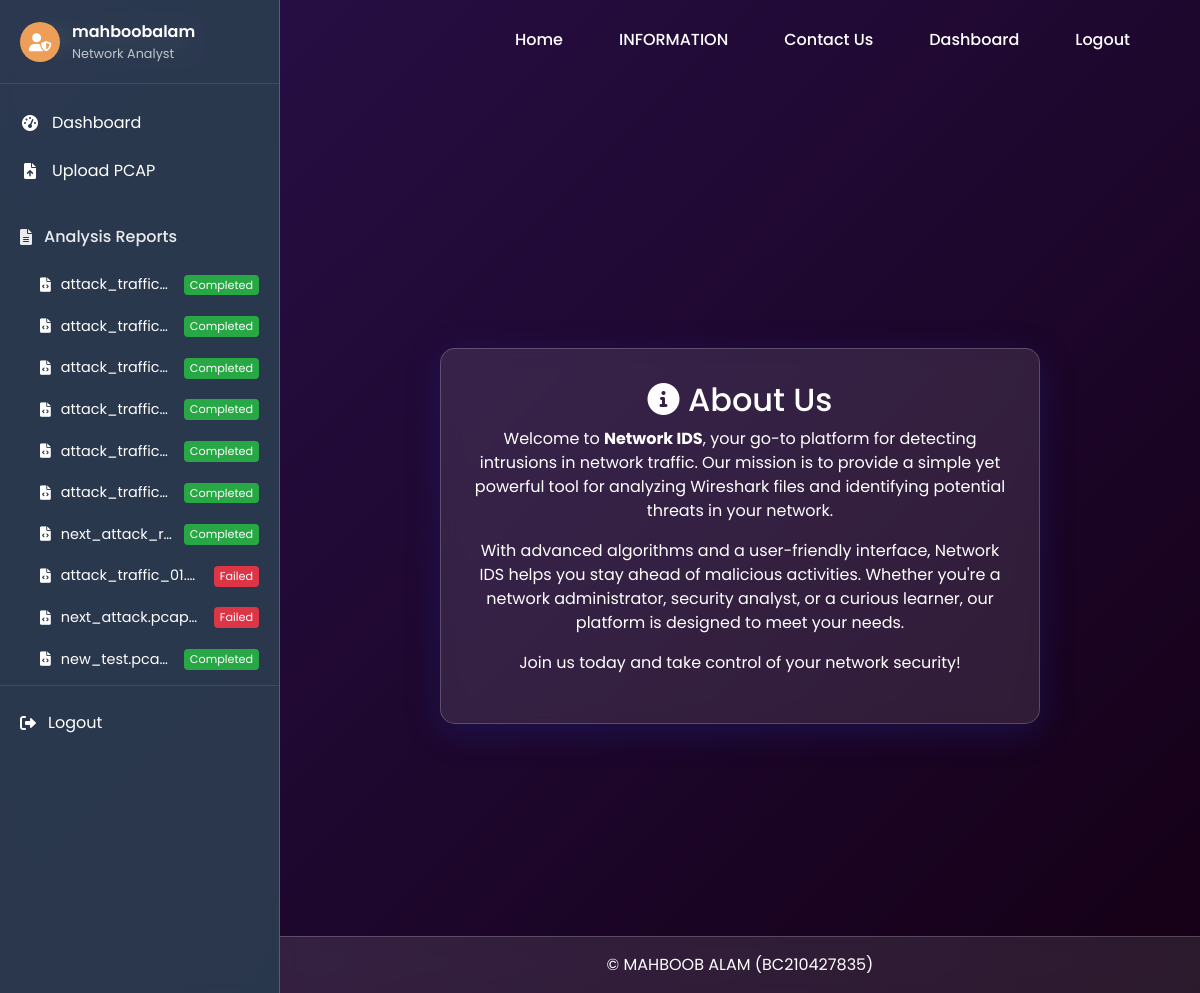
The page /about/ (signed in) on the database its author committed.
### IDS/models.py (models this page shows, shortened)
class PcapFile(models.Model):
    STATUS_CHOICES = [
        ('uploaded', 'Uploaded'),
        ('processing', 'Processing'),
        ('completed', 'Completed'),
        ('failed', 'Failed'),
    ]
    PROGRESS_STAGES = [
        ('uploaded', 'File Uploaded'),
        ('converting', 'Converting PCAP to CSV'),
        ('preprocessing', 'Preprocessing Data'),
        ('predicting', 'Running Predictions'),
        ('saving', 'Saving Results'),
        ('completed', 'Completed'),
        ('failed', 'Failed'),
    ]
    user = models.ForeignKey(User, on_delete=models.CASCADE)
    file = models.FileField(upload_to='uploads/')
    uploaded_at = models.DateTimeField(auto_now_add=True)
    status = models.CharField(max_length=20, choices=STATUS_CHOICES, default='uploaded')
    progress_stage = models.CharField(
        max_length=20,
        choices=PROGRESS_STAGES,
        default='uploaded'
    )
    progress_message = models.CharField(
        max_length=200,
        blank=True,
        null=True,
        default='File uploaded successfully'
    )
    def filename(self):
        return self.file.name.split('/')[-1]

### IDS/views.py (the view)
# urls.py: path('about/', views.about_us, name='about_us'),
def about_us(request):
    return render(request, 'IDS/about_us.html')

### IDS/context_processors.py (called while the page is built)
def user_files(request):
    if request.user.is_authenticated:
        return {
            'user_files': PcapFile.objects.filter(
                user=request.user
            ).order_by('-uploaded_at').only(
                'id', 'file', 'uploaded_at', 'status',
                'progress_stage', 'progress_message'
            )[:10]  # Only show 10 most recent files
        }
    return {}  # Return empty dict for non-authenticated users

### IDS/templates/IDS/about_us.html (shortened to what this page needs)
{% extends 'IDS/base.html' %}
{% block content %}
<div class="about-container">
    <div class="about-card">
        <div class="about-header">
            <h2><i class="fas fa-info-circle"></i> About Us</h2>
        </div>
        <div class="about-body">
            <p>
                Welcome to <strong>Network IDS</strong>, your go-to platform for detecting intrusions in network traffic.
                Our mission is to provide a simple yet powerful tool for analyzing Wireshark files and identifying
                potential threats in your network.
            </p>
            <p>
                With advanced algorithms and a user-friendly interface, Network IDS helps you stay ahead of malicious
                activities. Whether you're a network administrator, security analyst, or a curious learner, our platform
                is designed to meet your needs.
            </p>
            <p>
                Join us today and take control of your network security!
            </p>
        </div>
    </div>
</div>
{% endblock %}

### IDS/templates/IDS/base.html (shortened to what this page needs)
{% load static %}
<!DOCTYPE html>
<html lang="en">
<head>
    <link href="https://cdn.jsdelivr.net/npm/bootstrap@5.3.0/dist/css/bootstrap.min.css" rel="stylesheet">
    <link rel="stylesheet" href="https://cdnjs.cloudflare.com/ajax/libs/font-awesome/6.0.0/css/all.min.css">
    <link rel="stylesheet" href="{% static 'css/custom.css' %}">
</head>
<body class="{% if user.is_authenticated %}has-sidebar{% endif %}">
    <nav class="navbar navbar-expand-lg navbar-dark">
        <div class="container">
            <a class="navbar-brand" href="{% url 'home' %}">
            </a>
            <div class="collapse navbar-collapse" id="navbarNav">
                <ul class="navbar-nav ms-auto">
                    <li class="nav-item"><a class="nav-link" href="{% url 'home' %}">Home</a></li>
                    <li class="nav-item"><a class="nav-link" href="{% url 'about_us' %}">INFORMATION</a></li>
                    <li class="nav-item"><a class="nav-link" href="{% url 'contact_us' %}">Contact Us</a></li>
                    {% if user.is_authenticated %}
                        <li class="nav-item"><a class="nav-link" href="{% url 'dashboard' %}">Dashboard</a></li>
                        <li class="nav-item"><a class="nav-link" href="{% url 'logout' %}">Logout</a></li>
                    {% else %}
                        <li class="nav-item"><a class="nav-link" href="{% url 'login' %}">Login</a></li>
                        <li class="nav-item"><a class="nav-link" href="{% url 'register' %}">Register</a></li>
                    {% endif %}
                </ul>
            </div>
        </div>
    </nav>
    {% if user.is_authenticated %}
    <div class="app-sidebar">
        <div class="sidebar-header">
            <div class="user-profile">
                <div class="avatar">
                    <i class="fas fa-user-shield"></i>
                </div>
                <div class="user-info">
                    <span class="username">{{ user.username }}</span>
                    <small class="role">Network Analyst</small>
                </div>
            </div>
        </div>
        <nav class="sidebar-nav">
            <a href="{% url 'dashboard' %}" class="nav-item {% if request.resolver_match.url_name == 'dashboard' %}active{% endif %}">
                <i class="fas fa-tachometer-alt"></i>
                <span>Dashboard</span>
            </a>
            <a href="{% url 'file_upload' %}" class="nav-item {% if request.resolver_match.url_name == 'file_upload' %}active{% endif %}">
                <i class="fas fa-file-upload"></i>
                <span>Upload PCAP</span>
            </a>
            <div class="nav-section">
                <div class="section-header">
                    <i class="fas fa-file-alt"></i>
                    <span>Analysis Reports</span>
                </div>
                <div class="section-content">
                    {% if user_files %}
                        {% for file in user_files %}
                        <a href="{% url 'analysis_report' file.id %}" class="report-item {% if file.id == current_file.id %}active{% endif %}">
                            <i class="fas fa-file-code"></i>
                            <span class="filename">{{ file.filename|truncatechars:20 }}</span>
                            <span class="status-badge {{ file.status }}">
                                {% if file.progress_stage == 'failed' %}
                                    Failed
                                {% else %}
                                    {{ file.get_status_display }}
                                {% endif %}
                            </span>
                        </a>
                        {% endfor %}
                    {% else %}
                        <div class="empty-reports">
                            <i class="fas fa-inbox"></i>
                            <span>No reports yet</span>
                        </div>
                    {% endif %}
                </div>
            </div>
            <div class="sidebar-footer">
                <a href="{% url 'logout' %}" class="logout-btn">
                    <i class="fas fa-sign-out-alt"></i>
                    <span>Logout</span>
                </a>
            </div>
        </nav>
    </div>
    {% endif %}
    <main class="app-content {% if user.is_authenticated %}with-sidebar{% endif %}">
        {% block content %}{% endblock %}
    </main>
    <footer class="{% if user.is_authenticated %}with-sidebar{% endif %}">
        <div class="container">
            <p class="mb-0">&copy; MAHBOOB ALAM (BC210427835)</p>
        </div>
    </footer>
</body>
</html>

### IDS/static/css/custom.css (style rules this page uses)
:root { --primary-color: #ED9E59; --secondary-color: #522C5D; --glass-background: rgba(255, 255, 255, 0.1); --glass-border: rgba(255, 255, 255, 0.2); --glass-shadow: 0 8px 32px 0 rgba(31, 38, 135, 0.37); --blur-effect: blur(10px); --text-color: #0B1B32; --light-text-color: #fff; --font-family: 'Poppins', sans-serif; --sidebar-width: 280px; }
body { font-family: var(--font-family); background: linear-gradient(135deg, #29104A 0%, #150016 100%); color: var(--light-text-color); margin: 0; padding: 0; min-height: 100vh; }
.navbar-brand, .nav-link { color: var(--light-text-color) !important; font-weight: 500; }
.about-container, .contact-container { display: flex; justify-content: center; align-items: center; min-height: 100vh; padding: 2rem; }
.about-card, .contact-card { background: var(--glass-background); backdrop-filter: var(--blur-effect); border: 1px solid var(--glass-border); border-radius: 15px; box-shadow: var(--glass-shadow); padding: 2rem; width: 100%; max-width: 600px; text-align: center; }
body.has-sidebar { display: flex; flex-direction: column; }
.app-sidebar { width: var(--sidebar-width); background: rgba(44, 62, 80, 0.9); backdrop-filter: var(--blur-effect); color: white; position: fixed; top: 0; bottom: 0; left: 0; z-index: 1000; overflow-y: auto; border-right: 1px solid var(--glass-border); }
.sidebar-header { padding: 20px; border-bottom: 1px solid rgba(255,255,255,0.1); }
.user-profile { display: flex; align-items: center; gap: 12px; }
.avatar { width: 40px; height: 40px; border-radius: 50%; background: var(--primary-color); display: flex; align-items: center; justify-content: center; font-size: 18px; }
.user-info { display: flex; flex-direction: column; }
.username { font-weight: 600; }
.role { opacity: 0.7; font-size: 0.8rem; }
.sidebar-nav { padding: 15px 0; }
.nav-item { display: flex; align-items: center; padding: 12px 20px; color: white; text-decoration: none; transition: all 0.2s; gap: 12px; }
.nav-item i { width: 20px; text-align: center; }
.nav-section { margin-top: 20px; }
.section-header { padding: 10px 20px; display: flex; align-items: center; gap: 12px; font-weight: 500; opacity: 0.9; }
.section-content { padding: 5px 0; }
.report-item { display: flex; align-items: center; padding: 10px 20px 10px 40px; color: white; text-decoration: none; gap: 10px; font-size: 0.9rem; position: relative; }
.filename { flex: 1; white-space: nowrap; overflow: hidden; text-overflow: ellipsis; }
.status-badge { font-size: 0.7rem; padding: 2px 6px; border-radius: 4px; }
.status-badge.completed { background: #28a745; }
.status-badge.failed { background: #dc3545; }
.sidebar-footer { margin-top: auto; padding: 15px 0; border-top: 1px solid rgba(255,255,255,0.1); }
.logout-btn { display: flex; align-items: center; padding: 10px 20px; color: white; text-decoration: none; gap: 12px; transition: all 0.2s; }
.app-content { margin-left: 0; transition: all 0.3s; min-height: 100vh; display: flex; flex-direction: column; }
.app-content.with-sidebar { margin-left: var(--sidebar-width); width: calc(100% - var(--sidebar-width)); padding-top: 56px; }
footer { background: var(--glass-background); backdrop-filter: var(--blur-effect); border-top: 1px solid var(--glass-border); color: var(--light-text-color); text-align: center; padding: 1rem 0; }
footer.with-sidebar { margin-left: var(--sidebar-width); width: calc(100% - var(--sidebar-width)); }

### rows shown on the page
PcapFile: filename "attack_traffic…", status "Completed"
PcapFile: filename "attack_traffic…", status "Completed"
PcapFile: filename "attack_traffic…", status "Completed"
PcapFile: filename "attack_traffic…", status "Completed"
PcapFile: filename "attack_traffic…", status "Completed"
PcapFile: filename "attack_traffic…", status "Completed"
PcapFile: filename "next_attack_r…", status "Completed"
PcapFile: filename "attack_traffic_01.p…", progress_stage "Failed"
PcapFile: filename "next_attack.pcap…", progress_stage "Failed"
PcapFile: filename "new_test.pca…", status "Completed"

### other values the page prints
{{ user.username }} "mahboobalam"
